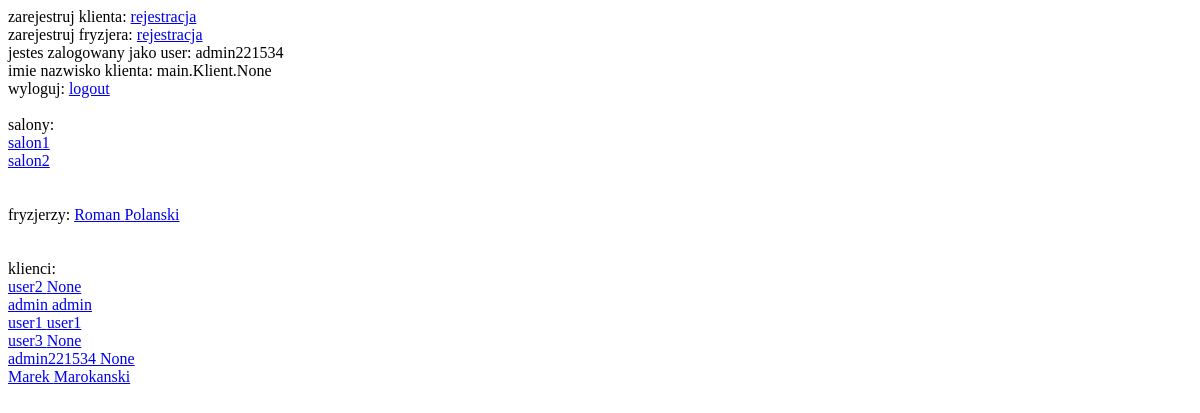
Page / (signed in) on the earlier database version.
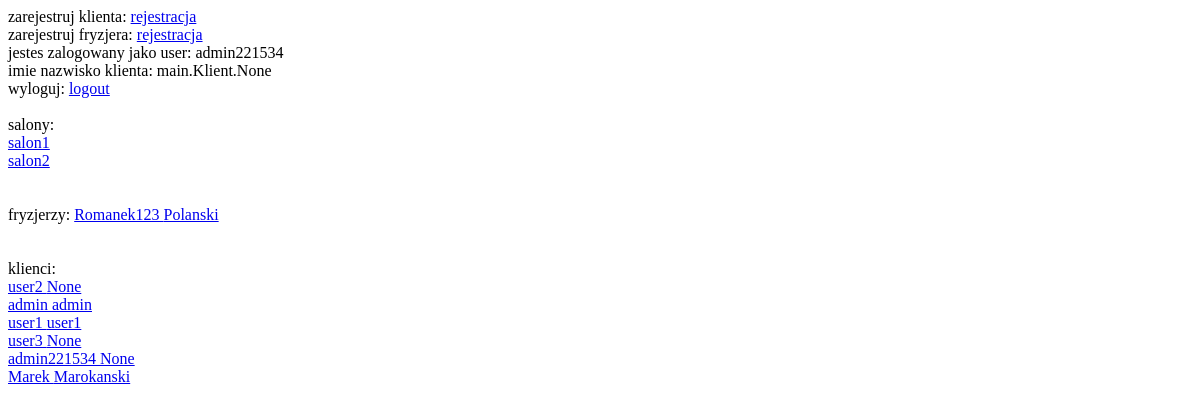
Same page on the later database version.
### main/models.py (models this page shows, shortened)
class Fryzjer(models.Model):
    user = models.ForeignKey(User, on_delete=models.CASCADE)
    salon = models.ManyToManyField(Salon, null=True, blank=True)
    imie = models.CharField(max_length=50, null=True)
    nazwisko = models.CharField(max_length=50, null=True)
    srednia_ocena = models.FloatField(blank=True, null=True)
    ulica = models.CharField(max_length=50, blank=True, null=True)
    nr_domu = models.IntegerField(default=0, blank=True, null=True)
    miasto = models.CharField(max_length=50, null=True)
    kod_pocztowy = models.CharField(max_length=20, null=True)

### main/views.py (the view)
@login_required
def home(request):
    salony = Salon.objects.all()
    fryzjerzy = Fryzjer.objects.all()
    klienci = Klient.objects.all()
    user_klient = request.user.klient
    context = {
        'user_klient': user_klient,
        'salony': salony,
        'fryzjerzy': fryzjerzy,
        'klienci': klienci,
    }
    return render(request, 'main/home.html', context)

### main/templates/main/home.html
{% extends 'main/base.html' %}
{% block content %}
zarejestruj klienta: <a href="{% url 'register' %}">rejestracja</a>
<br>
zarejestruj fryzjera: <a href="#">rejestracja</a>
<br>
{% if user.is_authenticated %}
jestes zalogowany jako user: {{request.user.username}}<br>
imie nazwisko klienta: {{user_klient}} {{user_klient.nazwisko}}<br>
wyloguj: <a href ="{% url 'logout' %}">logout</a>
{% else %}
zaloguj: <a href="{% url 'login' %}">login</a>
{% endif %}
<br>
<br>
salony:<br>
{% for salon in salony %}
<a href="{% url 'pokaz_salon' salon.id %}">{{salon.nazwa}}</a> <br>
{% endfor %}
<br>
<br>
fryzjerzy:
{% for fryzjer in fryzjerzy %}
<a href="{% url 'pokaz_fryzjera' fryzjer.id %}">{{fryzjer.imie}} {{fryzjer.nazwisko}}</a><br>
{% endfor %}
<br><br>
klienci:<br>
{% for klient in klienci %}
<a href="{% url 'pokaz_klienta' klient.id %}">{{klient.imie}} {{klient.nazwisko}}</a><br>
{% endfor %}
{% endblock %}

Differences in the rows shown:
changed Fryzjer "Polanski": imie "Roman" → "Romanek123"
